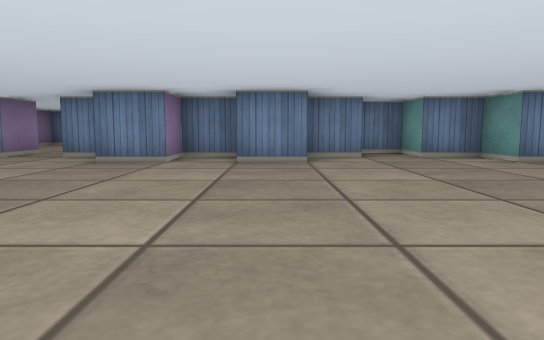
[1] (above)

19 first-person views from a walk through a cub3D level. The camera is about half as high as the walls, tilts 6° down and sees 70° across. The floor is counted in squares. Each view is taken from the middle of a square. On the plan, view 1 faces up. The plan holds only what a view shows up to about 9 squares ahead; the rest is blank.

[2]
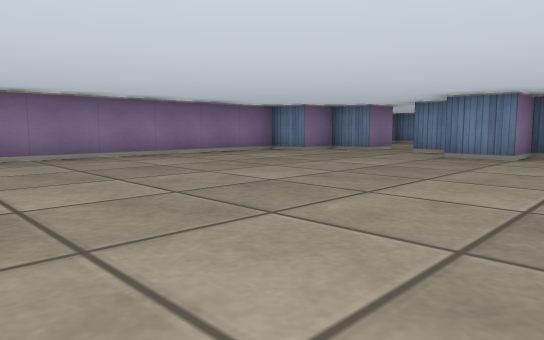

[3]
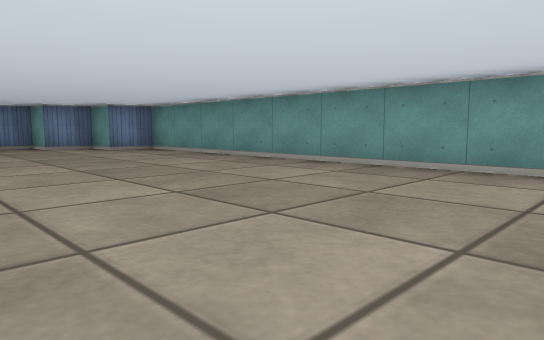

[4]
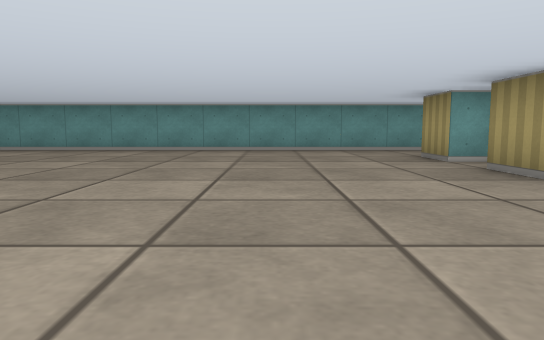

[5]
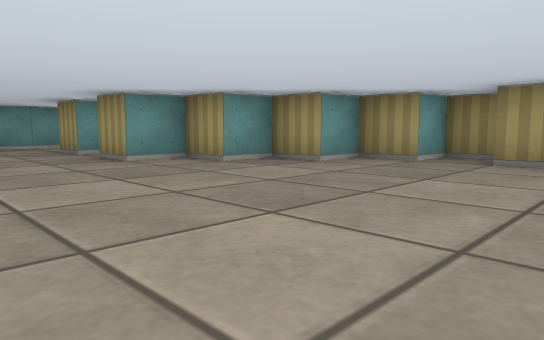

[6]
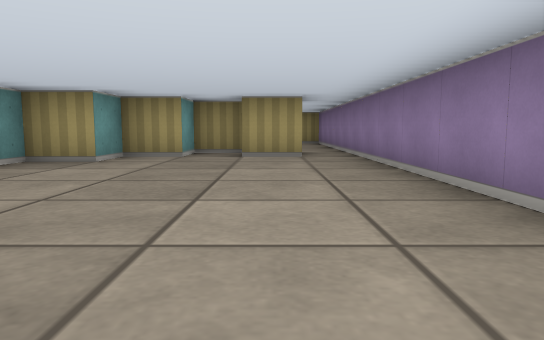

[7]
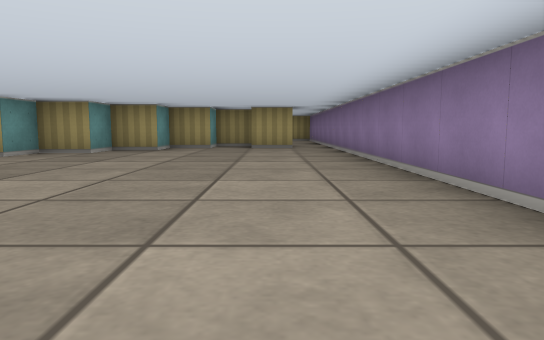

[8]
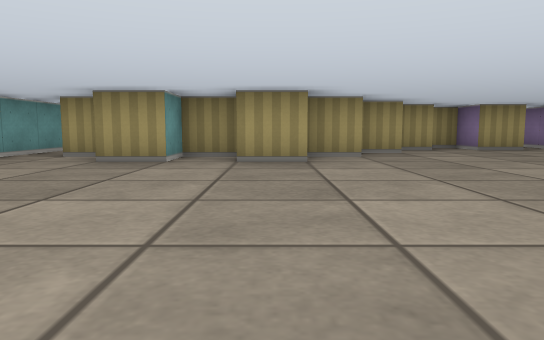

[9]
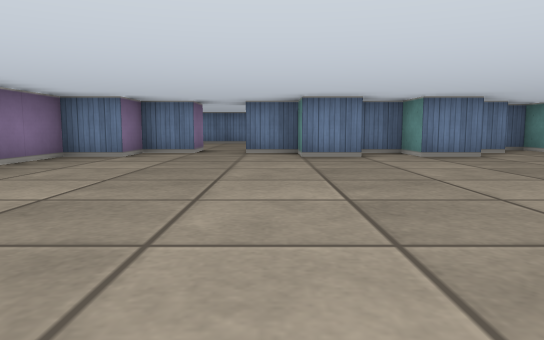

[10]
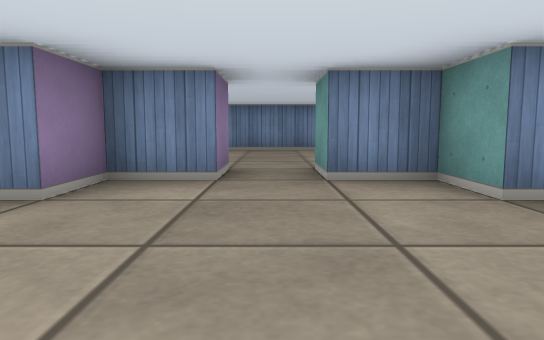

[11]
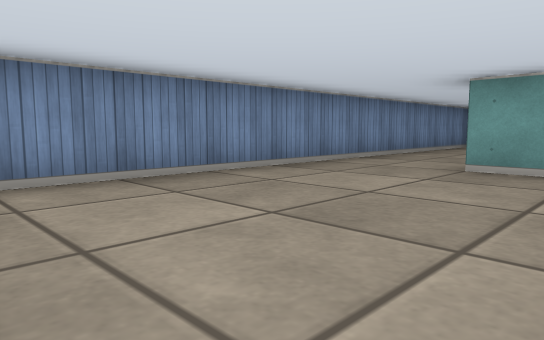

[12]
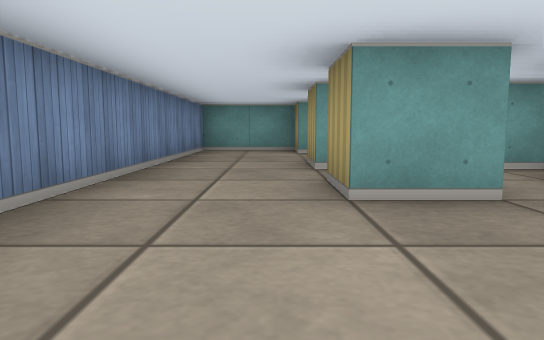

[13]
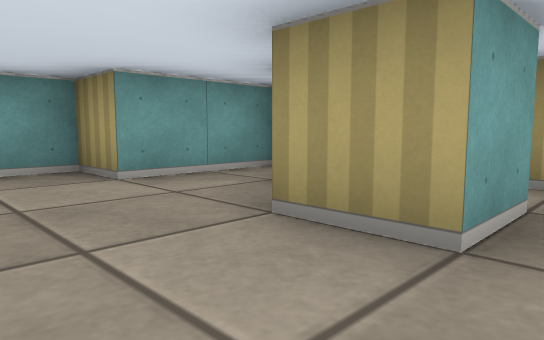

[14]
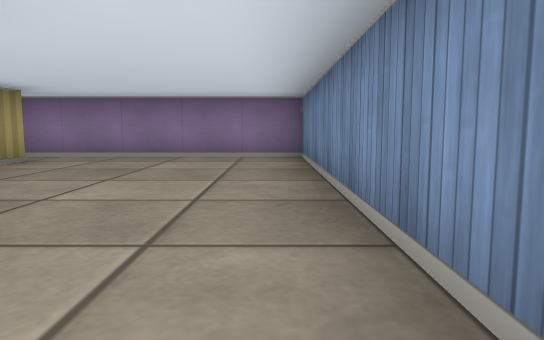

[15]
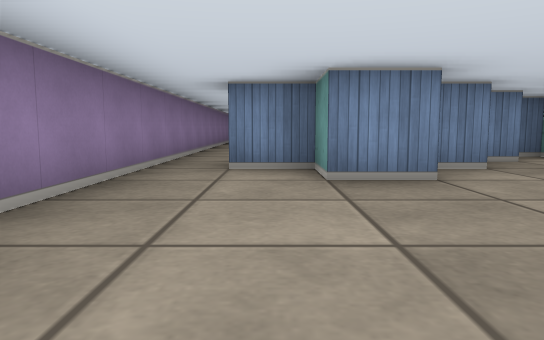

[16]
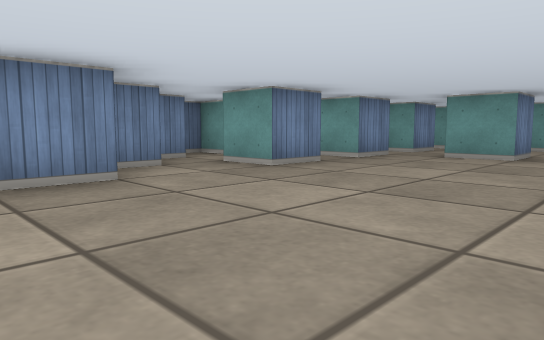

[17]
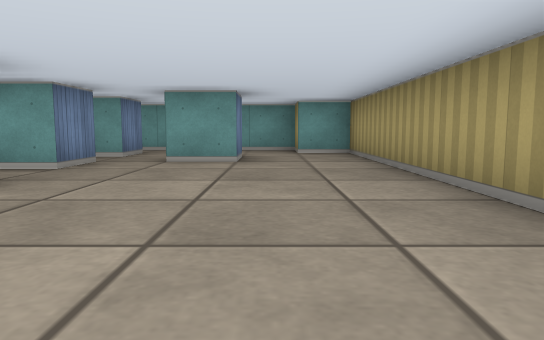

[18]
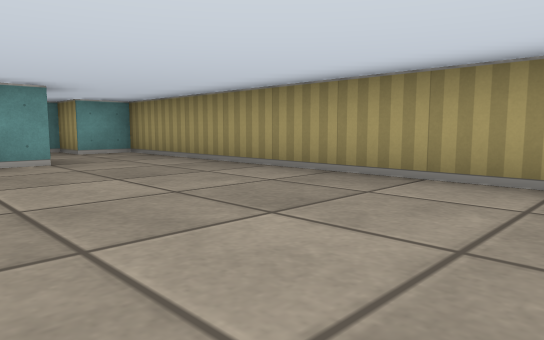

[19]
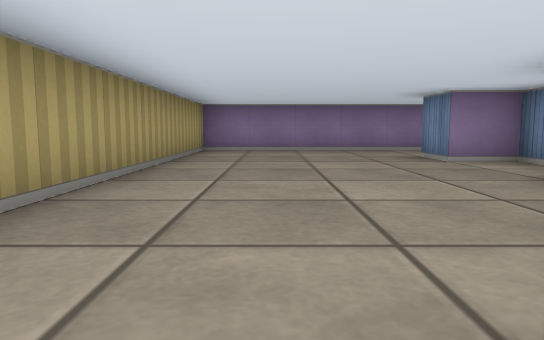

### Floor plan
Points are (right, up) in squares from view 1. A wall is a line through its corners. A room is listed if a view was taken in it or the views show most of it. See-through windows are left out.
Room 1 (views 1, 2, 3, 4, 5, 6, 7, 8, 9, 10)
walls: (0.5, -6.5) (1.5, -6.5) (1.5, -5.5) (2.5, -5.5); (-1.5, 5.5) (-2.5, 5.5) (-2.5, 6.5) (-3.5, 6.5); (0.6, 5.5) (-0.5, 5.5); (2.9, -6.5) (3.5, -6.5); (-0.5, 6.5) (-1.5, 6.5); (-3.5, -8.5) (-2.5, -8.5) (-2.5, -7.5) (-1.5, -7.5) (-1.5, -6.5) (-0.5, -6.5) (-0.5, -5.5) (0.5, -5.5); (1.6, 6.5) (0.5, 6.5); (-4.5, 6.5) (-5.5, 6.5) (-5.5, 5.5) (-6.5, 5.5) (-6.5, -10.5); (-5.6, -8.5) (-4.5, -8.5); (2.5, 7.5) (1.6, 7.5); (4.5, -8.4) (4.5, 5.5) (3.5, 5.5) (3.5, 6.5) (2.5, 6.5); (-4.5, -10.5) (-4.5, -9.5) (-3.5, -9.5)
ways out: opening at (-4, 6) to room 2; opening at (-6, -9.5) to room 3; opening at (4, -8) to room 3
Room 2 (views 11, 12, 13, 14)
walls: (-1.5, 8.4) (-1.5, 9.5) (-0.5, 9.5); (0.5, 8.4) (0.5, 9.5) (1.5, 9.5); (-4.5, 7.5) (-4.5, 6.5); (-3.5, 6.5) (-3.5, 7.5); (-5.5, 7.5) (-4.9, 7.5); (3.5, 7.5) (3.5, 9.5) (4.5, 9.5) (4.5, 11.5) (-6.5, 11.5) (-6.5, 6.8)
ways out: opening at (-4, 6) to room 1
Room 3 (views 15, 16, 17, 18, 19)
walls: (-0.5, -10.5) (-1.5, -10.5) (-1.5, -9.5); (-2.4, -9.5) (-3.5, -9.5) (-3.5, -10.5) (-4.5, -10.5); (1.6, -10.5) (0.5, -10.5) (0.5, -9.6); (-1.4, -8.5) (-2, -8.5); (2.6, -12.5) (1.5, -12.5) (1.5, -11.5); (-0.5, -8.2) (-0.5, -7.5) (-0.9, -7.5); (-4.5, -9.5) (-5.5, -9.5); (3.6, -10.5) (2.5, -10.5); (-6.5, -10.5) (-6.5, -14.5) (3.5, -14.5) (3.5, -13.5) (4.5, -13.5) (4.5, -10.1)
ways out: opening at (-6, -9.5) to room 1; opening at (4, -8) to room 1

Positions as (right, up) in squares from view 1, and headings:
1: (0, 0), facing up
2: (0, -1), facing up-left
3: (0, -3), facing up-right
4: (-4, -3), facing right
5: (-6, -3), facing down-right
6: (-5, -2), facing down
7: (-5, 1), facing down
8: (0, 0), facing down
9: (-3, -1), facing up
10: (-4, 3), facing up
11: (-6, 8), facing up-right
12: (-4, 10), facing right
13: (0, 11), facing down-right
14: (0, 11), facing left
15: (-5, -14), facing up
16: (-5, -14), facing up-right
17: (-4, -13), facing right
18: (-4, -11), facing down-right
19: (2, -13), facing left
